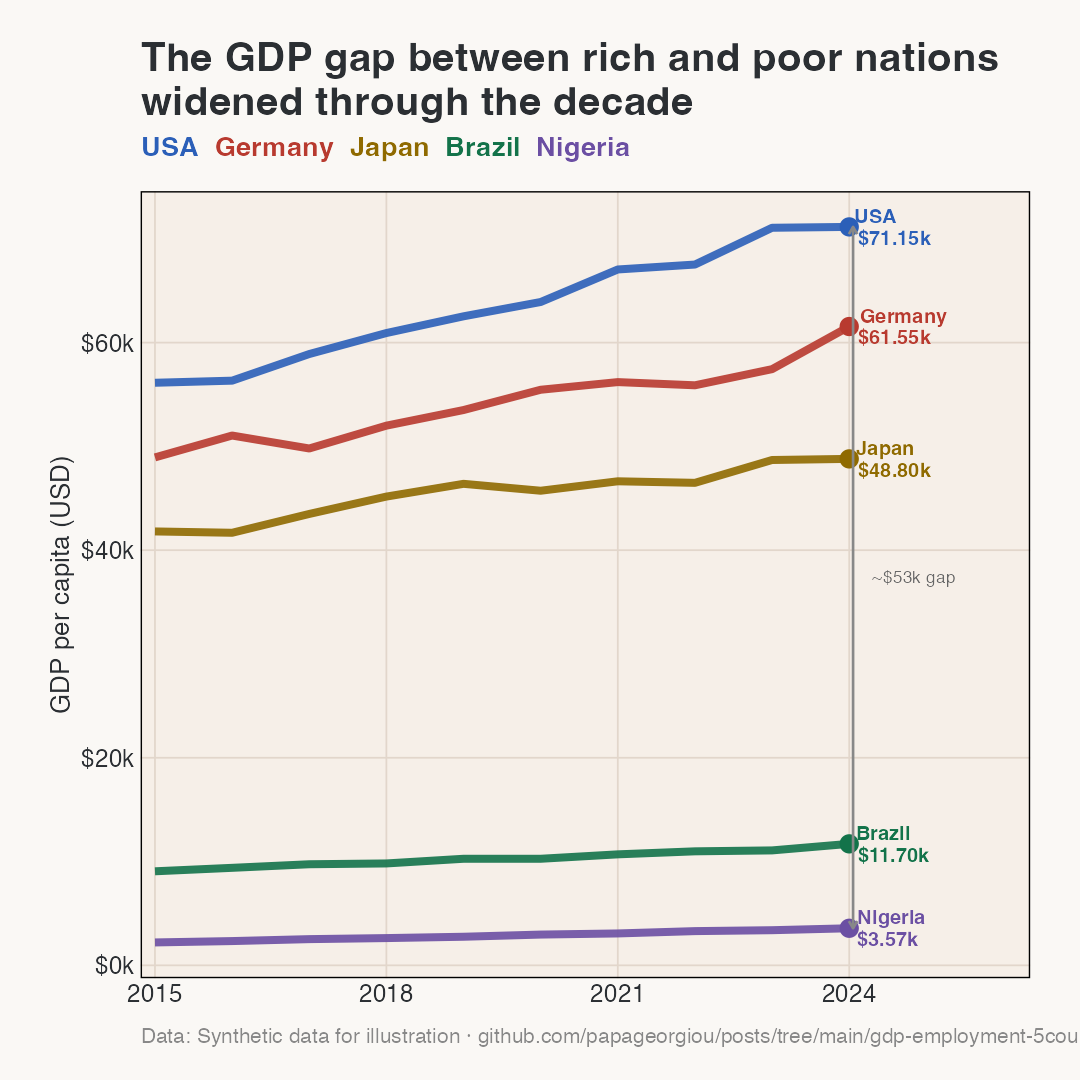

R code for this plot:
# Chart 2: Line — GDP per capita growth 2015–2024 by country
# Insight: USA and Germany doubled their GDP gap over Nigeria in a decade

library(tidyverse)
library(ggtext)
library(scales)
library(gghighlight)

# ── Palette & theme ────────────────────────────────────────────────────────────
bg_plot   <- "#F6EFE8"
bg_figure <- "#FAF8F5"
gridlines <- "#E2D6CB"
text_axes <- "#2B2F33"

palette_warm <- c(
  USA     = "#2B5FB8",
  Germany = "#B83A2F",
  Japan   = "#8F6A00",
  Brazil  = "#13734A",
  Nigeria = "#6B4FA3"
)

my_social_theme <- function(base_size = 14, base_family = "Helvetica") {
  ggthemes::theme_foundation(base_size = base_size, base_family = base_family) +
    theme(
      plot.background  = element_rect(fill = bg_figure, color = NA),
      panel.background = element_rect(fill = bg_plot,   color = NA),
      panel.grid.major = element_line(color = gridlines, linewidth = 0.4),
      panel.grid.minor = element_blank(),
      axis.ticks       = element_blank(),
      axis.text        = element_text(color = text_axes, size = rel(0.85)),
      axis.title       = element_text(color = text_axes, size = rel(0.9)),
      plot.title       = element_text(face = "bold", size = rel(1.4), color = text_axes,
                                      hjust = 0, margin = margin(b = 6)),
      plot.subtitle    = element_markdown(size = rel(0.95), color = "#5A5F65",
                                          margin = margin(b = 14)),
      plot.caption     = element_text(size = rel(0.72), color = "#888888",
                                      hjust = 0, margin = margin(t = 10)),
      plot.margin      = margin(20, 24, 16, 24),
      legend.position  = "none"
    )
}

# ── Fake data ──────────────────────────────────────────────────────────────────
set.seed(42)
countries  <- c("USA", "Germany", "Japan", "Brazil", "Nigeria")
gdp_base   <- c(55000, 48000, 42000, 9000, 2200)
gdp_trend  <- c(1800, 1400, 800, 300, 150)

df <- map_dfr(seq_along(countries), function(i) {
  tibble(
    country        = countries[i],
    year           = 2015:2024,
    gdp_per_capita = gdp_base[i] + gdp_trend[i] * (2015:2024 - 2015) +
                     rnorm(10, 0, gdp_base[i] * 0.015)
  )
})

# End-of-line labels
df_end <- df |> filter(year == 2024)

# ── Plot ───────────────────────────────────────────────────────────────────────
p <- ggplot(df, aes(year, gdp_per_capita, color = country, group = country)) +
  geom_line(linewidth = 1.8, alpha = 0.9) +
  geom_point(data = df_end, size = 3.5) +
  geom_text(
    data = df_end,
    aes(label = paste0(country, "\n", label_dollar(scale = 1e-3, suffix = "k")(gdp_per_capita))),
    hjust   = -0.12,
    size    = 3.4,
    fontface = "bold",
    lineheight = 0.9
  ) +
  # Bracket annotation: highlight USA–Nigeria gap in 2024
  annotate("segment",
    x = 2024.05, xend = 2024.05,
    y = df_end$gdp_per_capita[df_end$country == "Nigeria"],
    yend = df_end$gdp_per_capita[df_end$country == "USA"],
    color = "#888888", linewidth = 0.6,
    arrow = arrow(ends = "both", length = unit(4, "pt"), type = "open")
  ) +
  annotate("text", x = 2024.3, y = mean(c(2200 + 150*9, 55000 + 1800*9)),
           label = "~$53k gap", size = 3, color = "#666666", hjust = 0) +
  scale_color_manual(values = palette_warm) +
  scale_x_continuous(breaks = seq(2015, 2024, 3),
                     expand = expansion(mult = c(0.02, 0.22))) +
  scale_y_continuous(labels = label_dollar(scale = 1e-3, suffix = "k"),
                     expand = expansion(mult = c(0.05, 0.05))) +
  labs(
    title    = "The GDP gap between rich and poor nations\nwidened through the decade",
    subtitle = paste0(
      "<span style='color:#2B5FB8'>**USA**</span>  ",
      "<span style='color:#B83A2F'>**Germany**</span>  ",
      "<span style='color:#8F6A00'>**Japan**</span>  ",
      "<span style='color:#13734A'>**Brazil**</span>  ",
      "<span style='color:#6B4FA3'>**Nigeria**</span>"
    ),
    x       = NULL,
    y       = "GDP per capita (USD)",
    caption = "Data: Synthetic data for illustration · github.com/papageorgiou/posts"
  ) +
  my_social_theme()

ggsave(
  "02_line_gdp_growth.png",
  plot   = p,
  path   = "/Users/alexp/gd_alpapag/apclients/posts/gdp-employment-5countries",
  width  = 1080, height = 1080, units = "px", dpi = 150, bg = bg_figure
)

message("Chart 2 saved.")
